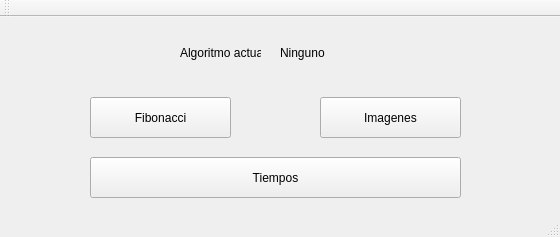
<?xml version="1.0" encoding="UTF-8"?>
<ui version="4.0">
 <class>MainWindow</class>
 <widget class="QMainWindow" name="MainWindow">
  <property name="geometry">
   <rect>
    <x>0</x>
    <y>0</y>
    <width>560</width>
    <height>237</height>
   </rect>
  </property>
  <property name="windowTitle">
   <string>MainWindow</string>
  </property>
  <widget class="QWidget" name="centralWidget">
   <widget class="QPushButton" name="btnFibonacci">
    <property name="geometry">
     <rect>
      <x>90</x>
      <y>80</y>
      <width>141</width>
      <height>41</height>
     </rect>
    </property>
    <property name="text">
     <string>Fibonacci</string>
    </property>
   </widget>
   <widget class="QPushButton" name="btnImagenes">
    <property name="geometry">
     <rect>
      <x>320</x>
      <y>80</y>
      <width>141</width>
      <height>41</height>
     </rect>
    </property>
    <property name="text">
     <string>Imagenes</string>
    </property>
   </widget>
   <widget class="QPushButton" name="btnTiempo">
    <property name="geometry">
     <rect>
      <x>90</x>
      <y>140</y>
      <width>371</width>
      <height>41</height>
     </rect>
    </property>
    <property name="text">
     <string>Tiempos</string>
    </property>
   </widget>
   <widget class="QLabel" name="label">
    <property name="geometry">
     <rect>
      <x>180</x>
      <y>20</y>
      <width>81</width>
      <height>31</height>
     </rect>
    </property>
    <property name="text">
     <string>Algoritmo actual: </string>
    </property>
   </widget>
   <widget class="QLabel" name="textoAlgoritmo">
    <property name="geometry">
     <rect>
      <x>280</x>
      <y>20</y>
      <width>101</width>
      <height>31</height>
     </rect>
    </property>
    <property name="text">
     <string>Ninguno</string>
    </property>
   </widget>
  </widget>
  <widget class="QMenuBar" name="menuBar">
   <property name="geometry">
    <rect>
     <x>0</x>
     <y>0</y>
     <width>560</width>
     <height>21</height>
    </rect>
   </property>
  </widget>
  <widget class="QToolBar" name="mainToolBar">
   <attribute name="toolBarArea">
    <enum>TopToolBarArea</enum>
   </attribute>
   <attribute name="toolBarBreak">
    <bool>false</bool>
   </attribute>
  </widget>
  <widget class="QStatusBar" name="statusBar"/>
 </widget>
 <layoutdefault spacing="6" margin="11"/>
 <resources/>
 <connections/>
</ui>
